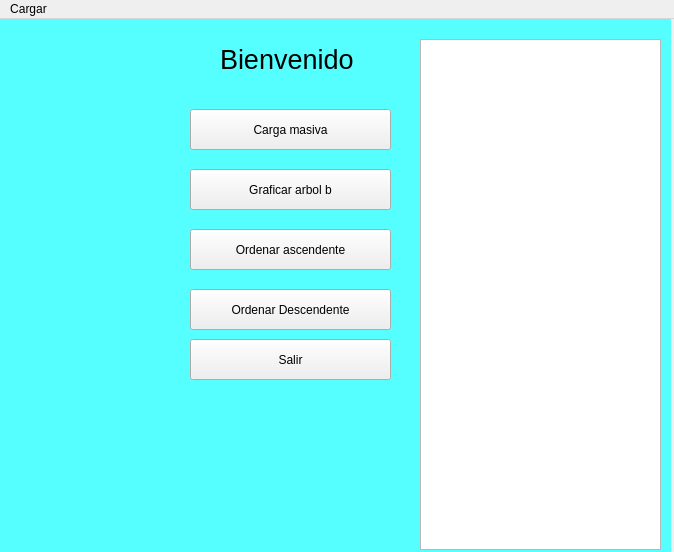
<?xml version="1.0" encoding="UTF-8"?>
<ui version="4.0">
 <class>Admin</class>
 <widget class="QMainWindow" name="Admin">
  <property name="geometry">
   <rect>
    <x>0</x>
    <y>0</y>
    <width>674</width>
    <height>552</height>
   </rect>
  </property>
  <property name="windowTitle">
   <string>MainWindow</string>
  </property>
  <widget class="QWidget" name="centralwidget">
   <widget class="QLabel" name="label">
    <property name="geometry">
     <rect>
      <x>0</x>
      <y>0</y>
      <width>671</width>
      <height>551</height>
     </rect>
    </property>
    <property name="styleSheet">
     <string notr="true">background-color: rgb(85, 255, 255);</string>
    </property>
    <property name="text">
     <string/>
    </property>
   </widget>
   <widget class="QLabel" name="label_2">
    <property name="geometry">
     <rect>
      <x>220</x>
      <y>30</y>
      <width>151</width>
      <height>21</height>
     </rect>
    </property>
    <property name="font">
     <font>
      <pointsize>20</pointsize>
     </font>
    </property>
    <property name="text">
     <string>Bienvenido</string>
    </property>
   </widget>
   <widget class="QPushButton" name="Carga">
    <property name="geometry">
     <rect>
      <x>190</x>
      <y>90</y>
      <width>201</width>
      <height>41</height>
     </rect>
    </property>
    <property name="text">
     <string>Carga masiva</string>
    </property>
   </widget>
   <widget class="QPushButton" name="G_Ab">
    <property name="geometry">
     <rect>
      <x>190</x>
      <y>150</y>
      <width>201</width>
      <height>41</height>
     </rect>
    </property>
    <property name="text">
     <string>Graficar arbol b</string>
    </property>
   </widget>
   <widget class="QPushButton" name="Asc">
    <property name="geometry">
     <rect>
      <x>190</x>
      <y>210</y>
      <width>201</width>
      <height>41</height>
     </rect>
    </property>
    <property name="text">
     <string>Ordenar ascendente</string>
    </property>
   </widget>
   <widget class="QPushButton" name="Desc">
    <property name="geometry">
     <rect>
      <x>190</x>
      <y>270</y>
      <width>201</width>
      <height>41</height>
     </rect>
    </property>
    <property name="text">
     <string>Ordenar Descendente</string>
    </property>
   </widget>
   <widget class="QPushButton" name="pushButton_5">
    <property name="geometry">
     <rect>
      <x>190</x>
      <y>320</y>
      <width>201</width>
      <height>41</height>
     </rect>
    </property>
    <property name="text">
     <string>Salir</string>
    </property>
   </widget>
   <widget class="QTextEdit" name="textEdit">
    <property name="geometry">
     <rect>
      <x>420</x>
      <y>20</y>
      <width>241</width>
      <height>511</height>
     </rect>
    </property>
    <property name="readOnly">
     <bool>true</bool>
    </property>
   </widget>
  </widget>
  <widget class="QMenuBar" name="menuBar">
   <property name="geometry">
    <rect>
     <x>0</x>
     <y>0</y>
     <width>674</width>
     <height>21</height>
    </rect>
   </property>
   <widget class="QMenu" name="menuCargar">
    <property name="title">
     <string>Cargar</string>
    </property>
    <addaction name="actionCarga"/>
   </widget>
   <addaction name="menuCargar"/>
  </widget>
  <action name="actionCarga">
   <property name="text">
    <string>Carga</string>
   </property>
   <property name="shortcut">
    <string>Ctrl+Q</string>
   </property>
  </action>
 </widget>
 <resources/>
 <connections/>
</ui>
